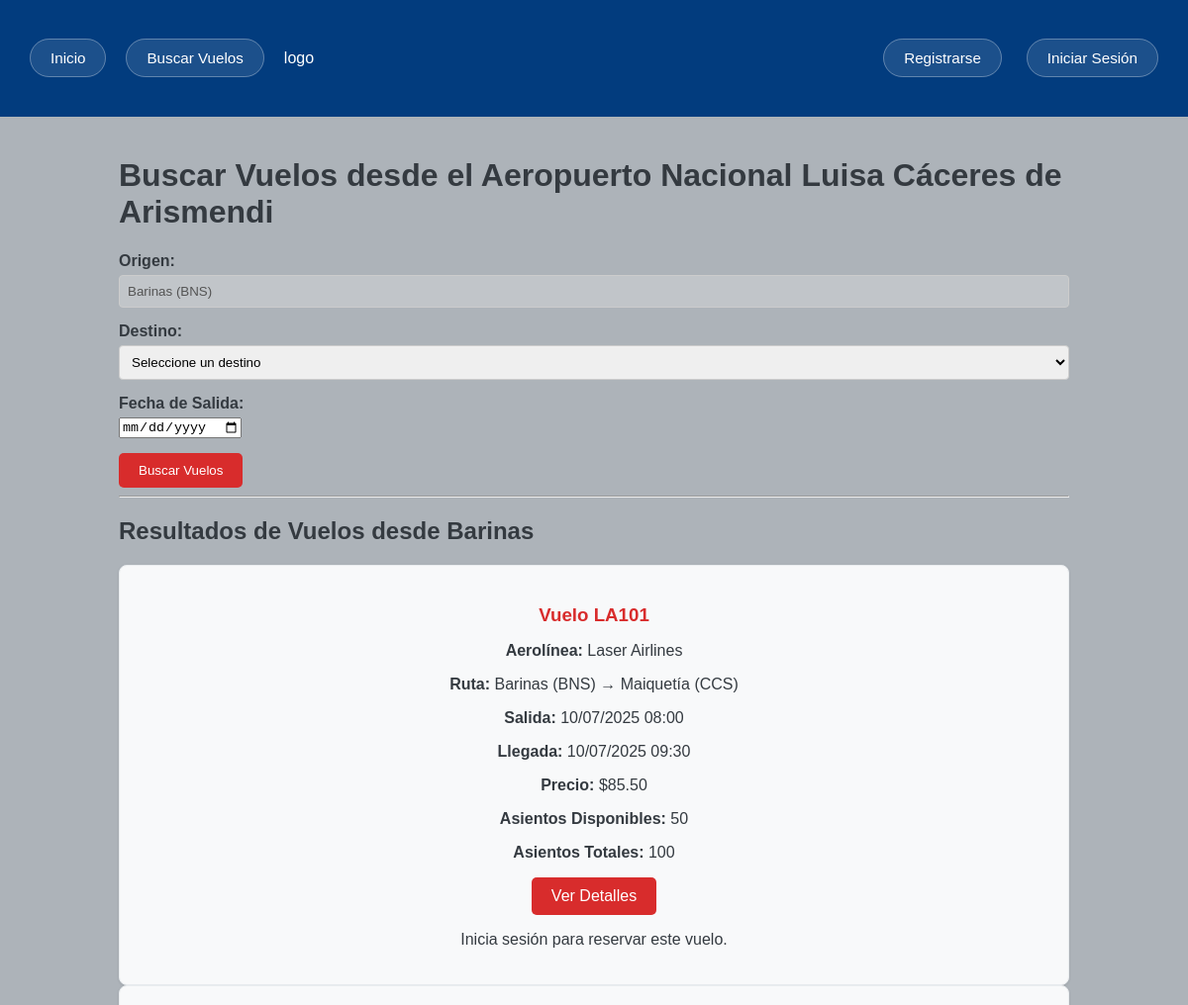
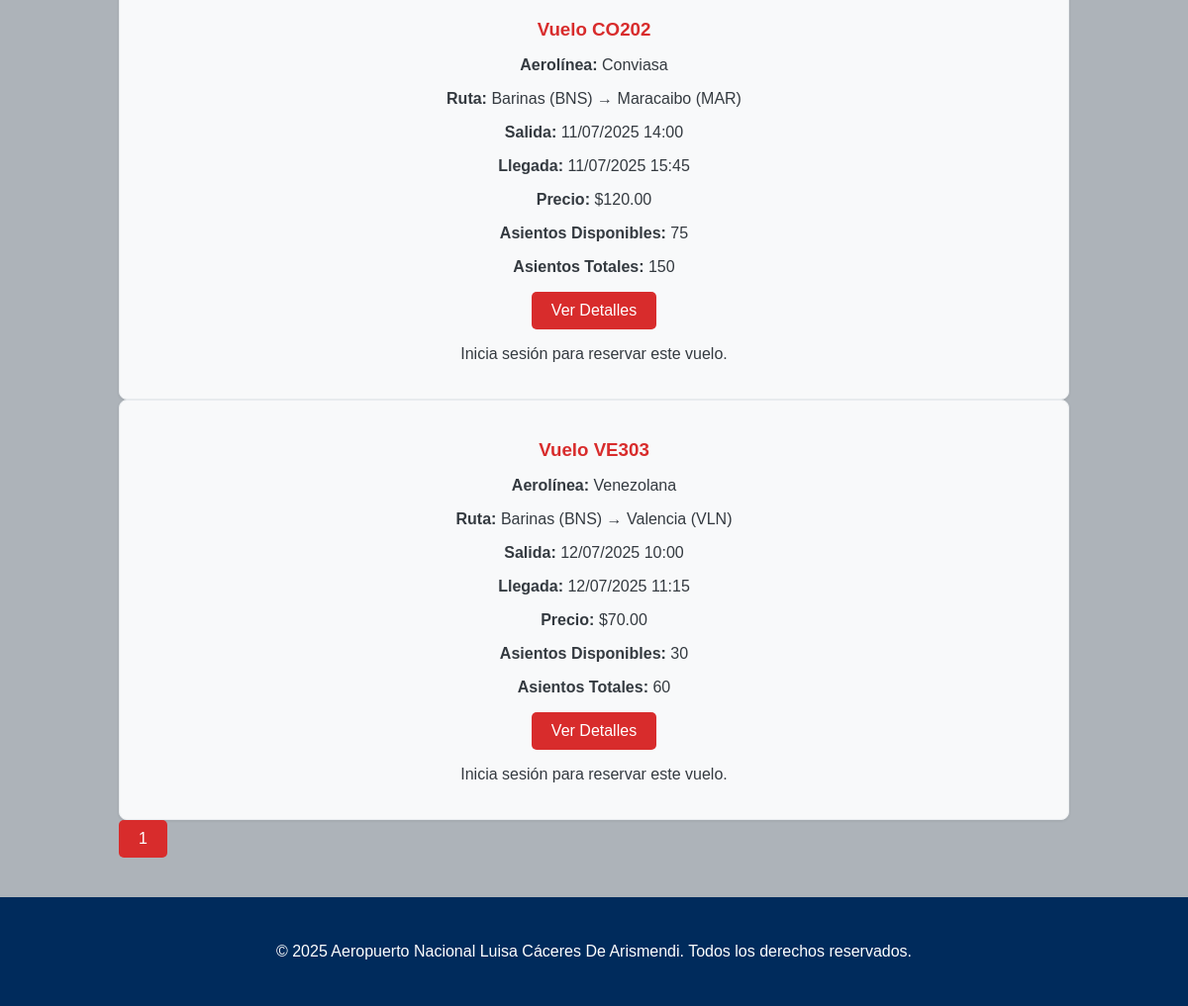
/search_flights, run on the app's committed database (2 pictures, top to bottom).
### app.py (models this page shows, shortened)
class Airport(db.Model):
    id = db.Column(db.Integer, primary_key=True)
    code = db.Column(db.String(3), unique=True, nullable=False)
    name = db.Column(db.String(100), nullable=False)
    city = db.Column(db.String(100), nullable=False)
    country = db.Column(db.String(100), nullable=False)

class Flight(db.Model):
    id = db.Column(db.Integer, primary_key=True)
    flight_number = db.Column(db.String(20), unique=True, nullable=False)
    origin_airport_id = db.Column(db.Integer, db.ForeignKey('airport.id'), nullable=False)
    destination_airport_id = db.Column(db.Integer, db.ForeignKey('airport.id'), nullable=False)
    airline_id = db.Column(db.Integer, db.ForeignKey('airline.id'), nullable=False)
    departure_datetime = db.Column(db.DateTime, nullable=False)
    arrival_datetime = db.Column(db.DateTime, nullable=False)
    price = db.Column(db.Float, nullable=False)
    total_seats = db.Column(db.Integer, nullable=False, default=0)
    available_seats = db.Column(db.Integer, nullable=False, default=0)
    origin_airport = db.relationship('Airport', foreign_keys=[origin_airport_id], backref='departing_flights', lazy=True)
    destination_airport = db.relationship('Airport', foreign_keys=[destination_airport_id], backref='arriving_flights', lazy=True)
    airline = db.relationship('Airline', backref='flights', lazy=True)

class Airline(db.Model):
    id = db.Column(db.Integer, primary_key=True)
    name = db.Column(db.String(100), unique=True, nullable=False)
    logo_url = db.Column(db.String(200))

### app.py (the view)
@app.route('/search_flights', methods=['GET', 'POST'])
def search_flights():
    barinas_airport = Airport.query.filter_by(code=BARINAS_AIRPORT_CODE).first()
    if not barinas_airport:
        flash(f'Error: El aeropuerto con código {BARINAS_AIRPORT_CODE} no se encontró en la base de datos.', 'error')
        return redirect(url_for('home'))
    airports = Airport.query.order_by(Airport.city).all()
    found_flights = []
    pagination = None
    page = request.args.get(get_page_parameter(), type=int, default=1)
    per_page = 10
    origin_id = str(barinas_airport.id)
    destination_id = None
    departure_date_str = None
    search_performed = False
    if request.method == 'POST':
        destination_id = request.form['destination_airport']
        departure_date_str = request.form['departure_date']
        session['last_search'] = {
            'origin_id': origin_id,
            'destination_id': destination_id,
            'departure_date_str': departure_date_str
        }
        search_performed = True
    else:
        last_search = session.get('last_search')
        if last_search and last_search['origin_id'] == origin_id:
            destination_id = last_search['destination_id']
            departure_date_str = last_search['departure_date_str']
    query = Flight.query.filter(Flight.origin_airport_id == barinas_airport.id)
    if destination_id and departure_date_str:
        try:
            departure_date = datetime.strptime(departure_date_str, '%Y-%m-%d').date()
            query = query.filter(
                Flight.destination_airport_id == destination_id,
                db.func.date(Flight.departure_datetime) == departure_date
            )
        except ValueError:
            flash('Formato de fecha inválido.', 'error')
            return render_template('search_flights.html', airports=airports, flights=[], pagination=None,
                                   selected_origin=origin_id, selected_destination=destination_id, selected_date=departure_date_str,
                                   barinas_airport=barinas_airport)
    else:
        today = date.today()
        query = query.filter(db.func.date(Flight.departure_datetime) >= today)
    query = query.order_by(Flight.departure_datetime)
    flights_paged = query.paginate(page=page, per_page=per_page, error_out=False)
    found_flights = flights_paged.items
    pagination = flights_paged
    if search_performed and not found_flights:
        flash('No se encontraron vuelos para los criterios de búsqueda especificados desde Barinas.', 'info')
    elif not search_performed and not found_flights:
        flash('No hay vuelos futuros disponibles desde Barinas en este momento.', 'info')
    return render_template('search_flights.html',
                           airports=airports,
                           flights=found_flights,
                           pagination=pagination,
                           selected_origin=origin_id,
                           selected_destination=destination_id,
                           selected_date=departure_date_str,
                           barinas_airport=barinas_airport)

### app.py (called while the page is built)
def is_admin():
    return current_user.is_authenticated and current_user.id == 1

@app.context_processor
def inject_global_data():
    return dict(
        is_admin=is_admin(),
        now=datetime.now(),
        current_user=current_user
    )

### templates/search_flights.html (shortened to what this page needs)
{% extends "base.html" %}
{% block content %}
    <h1>Buscar Vuelos desde el Aeropuerto Nacional Luisa Cáceres de Arismendi</h1>
    <form method="POST" action="{{ url_for('search_flights') }}">
        <div class="form-group">
            <label for="origin_airport">Origen:</label>
            <input type="text" id="origin_airport_display" value="{{ barinas_airport.city }} ({{ barinas_airport.code }})" class="form-control" disabled>
        </div>
        <div class="form-group">
            <label for="destination_airport">Destino:</label>
            <select id="destination_airport" name="destination_airport" class="form-control" required>
                <option value="">Seleccione un destino</option>
            </select>
        </div>
        <div class="form-group">
            <label for="departure_date">Fecha de Salida:</label>
            <input type="date" id="departure_date" name="departure_date" class="form-control" value="{{ selected_date }}" required>
        </div>
        <button type="submit" class="btn btn-primary">Buscar Vuelos</button>
    </form>
    <hr>
    {% if flights %}
        <h2>Resultados de Vuelos desde Barinas</h2>
        <div class="flight-results">
            {% for flight in flights %}
                <div class="flight-card">
                    <h3>Vuelo {{ flight.flight_number }}</h3>
                    <p><strong>Aerolínea:</strong> {{ flight.airline.name }}</p>
                    <p><strong>Ruta:</strong> {{ flight.origin_airport.city }} ({{ flight.origin_airport.code }}) &rarr; {{ flight.destination_airport.city }} ({{ flight.destination_airport.code }})</p>
                    <p><strong>Salida:</strong> {{ flight.departure_datetime.strftime('%d/%m/%Y %H:%M') }}</p>
                    <p><strong>Llegada:</strong> {{ flight.arrival_datetime.strftime('%d/%m/%Y %H:%M') }}</p>
                    <p><strong>Precio:</strong> ${{ "%.2f"|format(flight.price) }}</p>
                    <p><strong>Asientos Disponibles:</strong> {{ flight.available_seats }}</p>
                    <p><strong>Asientos Totales:</strong> {{ flight.total_seats }}</p>
                    <a href="{{ url_for('flight_details', flight_id=flight.id) }}" class="btn">Ver Detalles</a>
                    {% if current_user.is_authenticated %}
                        <form action="{{ url_for('book_flight', flight_id=flight.id) }}" method="POST" style="display:inline-block; margin-left: 10px;">
                            <label for="num_passengers_{{ flight.id }}">Pasajeros:</label>
                            <input type="number" id="num_passengers_{{ flight.id }}" name="num_passengers" value="1" min="1" max="{{ flight.available_seats }}" style="width: 60px;">
                            <button type="submit" class="btn btn-success">Reservar</button>
                        </form>
                    {% else %}
                        <p class="info-message">Inicia sesión para reservar este vuelo.</p>
                    {% endif %}
                </div>
            {% endfor %}
        </div>
        <div class="pagination">
            {% for page_num in pagination.iter_pages(left_edge=1, right_edge=1, left_current=1, right_current=2) %}
                {% if page_num %}
                    {% if pagination.page == page_num %}
                        <span class="btn current-page">{{ page_num }}</span>
                    {% else %}
                        <a href="{{ url_for('search_flights', page=page_num) }}" class="btn">{{ page_num }}</a>
                    {% endif %}
                {% else %}
                    <span class="ellipsis">...</span>
                {% endif %}
            {% endfor %}
        </div>
    {% else %}
        <p>No se encontraron vuelos para los criterios seleccionados.</p>
        {% if not session.get('last_search') %}
            <p>Intenta seleccionar un destino y fecha para ver los vuelos disponibles desde Barinas.</p>
        {% endif %}
    {% endif %}
{% endblock %}

### templates/base.html (shortened to what this page needs)
<!DOCTYPE html>
<html lang="es">
  <head>
    <link
      rel="stylesheet"
      href="{{ url_for('static', filename='css/style.css') }}"
    />
  </head>
  <body>
    <header>
      <div class="container header-flex-container">
        <nav class="main-nav">
          <ul>
            <li><a href="{{ url_for('home') }}">Inicio</a></li>
          </ul>
        </nav>
        <nav class="main-nav">
          <ul>
            <li><a href="{{ url_for('search_flights') }}">Buscar Vuelos</a></li>
          </ul>
        </nav>
        <div class="logo">logo</div>
        <nav class="user-auth-nav">
          <ul>
            {% if current_user.is_authenticated %}
            <li><a href="{{ url_for('my_bookings') }}">Mis Reservas</a></li>
            <li>
              <a href="{{ url_for('profile') }}"
                >Perfil ({{ current_user.username }})</a
              >
            </li>
            {% if is_admin %}
            <li><a href="{{ url_for('add_flight') }}">Añadir Vuelo</a></li>
            <li><a href="{{ url_for('add_test_data') }}">Datos Prueba</a></li>
            {% endif %}
            <li><a href="{{ url_for('logout') }}">Cerrar Sesión</a></li>
            {% else %}
            <li><a href="{{ url_for('register') }}">Registrarse</a></li>
            <li><a href="{{ url_for('login') }}">Iniciar Sesión</a></li>
            {% endif %}
          </ul>
        </nav>
      </div>
    </header>
    <main class="container">
       {% block content %}{% endblock %}
    </main>
    <footer>
      <div class="container">
        <p>
          &copy; {{ now.year }} Aeropuerto Nacional Luisa Cáceres De Arismendi.
          Todos los derechos reservados.
        </p>
      </div>
    </footer>
  </body>
</html>

### static/css/style.css (style rules this page uses)
body { font-family: Arial, sans-serif; margin: 0; padding: 0; background-color: #adb3b9; color: #343A40; }
.container { max-width: 960px; margin: 0 auto; padding: 20px; }
header { background-color: #023c7e; color: white; padding: 50px 0; }
.header-flex-container { display: flex; justify-content: space-between; align-items: center; max-width: 1400px; margin: 0 auto; padding: 0 30px; flex-wrap: wrap; gap: 20px; }
.main-nav ul, .user-auth-nav ul { list-style: none; margin: 0; padding: 0; display: flex; flex-wrap: wrap; gap: 25px; justify-content: center; }
.user-auth-nav { flex-grow: 0; display: flex; justify-content: flex-end; align-items: center; margin-left: auto; }
nav ul li a { color: white; text-decoration: none; padding: 10px 20px; border-radius: 25px; transition: background-color 0.3s ease, transform 0.2s ease, box-shadow 0.2s ease; background-color: rgba(255, 255, 255, 0.1); border: 1px solid rgba(255, 255, 255, 0.3); font-weight: normal; white-space: nowrap; font-size: 0.95em; outline: none; }
main { padding-top: 20px; min-height: calc(100vh - 120px); }
footer { background-color: #002B5C; color: white; text-align: center; padding: 10px 0; margin-top: 20px; }
.btn { display: inline-block; background-color: #D82C2C; color: white; padding: 10px 20px; text-decoration: none; border-radius: 5px; border: none; cursor: pointer; transition: background-color 0.3s ease; }
form div { margin-bottom: 15px; }
form label { display: block; margin-bottom: 5px; font-weight: bold; }
form input[type="text"], form input[type="email"], form input[type="password"], form input[type="number"], form input[type="datetime-local"], form select { width: 100%; padding: 8px; border: 1px solid #ccc; border-radius: 4px; box-sizing: border-box; }
.flight-card { background-color: #F8F9FA; border: 1px solid #E9ECEF; border-radius: 8px; padding: 20px; text-align: center; box-shadow: 0 1px 3px rgba(0,0,0,0.08); }
.flight-card h3 { color: #D82C2C; margin-bottom: 10px; }

### data on the page
Airport: city "Barinas (BNS)"
Flight: flight_number "LA101", airline.name "Laser Airlines", origin_airport.city "Barinas", origin_airport.code "BNS", destination_airport.city "Maiquetía", destination_airport.code "CCS", departure_datetime "10/07/2025 08:00", arrival_datetime "10/07/2025 09:30", price "85.50", available_seats "50", total_seats "100"
Flight: flight_number "CO202", airline.name "Conviasa", origin_airport.city "Barinas", origin_airport.code "BNS", destination_airport.city "Maracaibo", destination_airport.code "MAR", departure_datetime "11/07/2025 14:00", arrival_datetime "11/07/2025 15:45", price "120.00", available_seats "75", total_seats "150"
Flight: flight_number "VE303", airline.name "Venezolana", origin_airport.city "Barinas", origin_airport.code "BNS", destination_airport.city "Valencia", destination_airport.code "VLN", departure_datetime "12/07/2025 10:00", arrival_datetime "12/07/2025 11:15", price "70.00", available_seats "30", total_seats "60"

### other printed values
{{ page_num }} "1"
